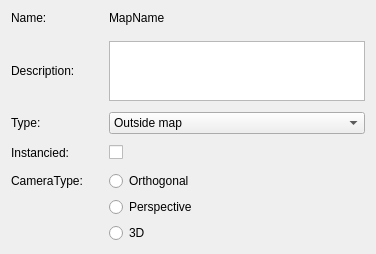
                 <widget class="QWidget" name="tab_mapinfo">
                  <attribute name="title">
                   <string>Info</string>
                  </attribute>
                  <layout class="QGridLayout" name="gridLayout_2">
                   <item row="0" column="0">
                    <widget class="QLabel" name="label_mapname_t">
                     <property name="text">
                      <string>Name:</string>
                     </property>
                    </widget>
                   </item>
                   <item row="0" column="2">
                    <widget class="QLabel" name="label_mapname">
                     <property name="text">
                      <string>MapName</string>
                     </property>
                    </widget>
                   </item>
                   <item row="2" column="0">
                    <widget class="QLabel" name="label_mapdescription">
                     <property name="text">
                      <string>Description:</string>
                     </property>
                    </widget>
                   </item>
                   <item row="2" column="2">
                    <widget class="QTextEdit" name="textEdit_map_description">
                     <property name="maximumSize">
                      <size>
                       <width>16777215</width>
                       <height>60</height>
                      </size>
                     </property>
                    </widget>
                   </item>
                   <item row="4" column="0">
                    <widget class="QLabel" name="label_mapType">
                     <property name="text">
                      <string>Type:</string>
                     </property>
                    </widget>
                   </item>
                   <item row="4" column="2">
                    <widget class="QComboBox" name="comboBox_maptype">
                     <item>
                      <property name="text">
                       <string>Outside map</string>
                      </property>
                      <property name="icon">
                       <iconset resource="editor.qrc">
                        <normaloff>:/Editor/Resources/icons/PNG/onebit_16.png</normaloff>:/Editor/Resources/icons/PNG/onebit_16.png</iconset>
                      </property>
                     </item>
                     <item>
                      <property name="text">
                       <string>Inside map</string>
                      </property>
                      <property name="icon">
                       <iconset resource="editor.qrc">
                        <normaloff>:/Editor/Resources/icons/PNG/onebit_01.png</normaloff>:/Editor/Resources/icons/PNG/onebit_01.png</iconset>
                      </property>
                     </item>
                    </widget>
                   </item>
                   <item row="6" column="0">
                    <widget class="QLabel" name="label_mapinstancied">
                     <property name="text">
                      <string>Instancied:</string>
                     </property>
                    </widget>
                   </item>
                   <item row="6" column="2">
                    <widget class="QCheckBox" name="checkBox_map_instancied">
                     <property name="text">
                      <string/>
                     </property>
                    </widget>
                   </item>
                   <item row="8" column="0">
                    <widget class="QLabel" name="label_cameratype">
                     <property name="text">
                      <string>CameraType:</string>
                     </property>
                    </widget>
                   </item>
                   <item row="8" column="2">
                    <widget class="QRadioButton" name="radioButton_camtype_ortho">
                     <property name="text">
                      <string>Orthogonal</string>
                     </property>
                    </widget>
                   </item>
                   <item row="9" column="2">
                    <widget class="QRadioButton" name="radioButton_camtype_persp">
                     <property name="text">
                      <string>Perspective</string>
                     </property>
                    </widget>
                   </item>
                   <item row="10" column="2">
                    <widget class="QRadioButton" name="radioButton_camtype_3d">
                     <property name="text">
                      <string>3D</string>
                     </property>
                    </widget>
                   </item>
                   <item row="2" column="1">
                    <spacer name="horizontalSpacer_2">
                     <property name="orientation">
                      <enum>Qt::Horizontal</enum>
                     </property>
                     <property name="sizeType">
                      <enum>QSizePolicy::Fixed</enum>
                     </property>
                     <property name="sizeHint" stdset="0">
                      <size>
                       <width>20</width>
                       <height>20</height>
                      </size>
                     </property>
                    </spacer>
                   </item>
                   <item row="1" column="2">
                    <spacer name="verticalSpacer_3">
                     <property name="orientation">
                      <enum>Qt::Vertical</enum>
                     </property>
                     <property name="sizeType">
                      <enum>QSizePolicy::Fixed</enum>
                     </property>
                     <property name="sizeHint" stdset="0">
                      <size>
                       <width>20</width>
                       <height>10</height>
                      </size>
                     </property>
                    </spacer>
                   </item>
                   <item row="3" column="2">
                    <spacer name="verticalSpacer_5">
                     <property name="orientation">
                      <enum>Qt::Vertical</enum>
                     </property>
                     <property name="sizeType">
                      <enum>QSizePolicy::Fixed</enum>
                     </property>
                     <property name="sizeHint" stdset="0">
                      <size>
                       <width>20</width>
                       <height>5</height>
                      </size>
                     </property>
                    </spacer>
                   </item>
                   <item row="5" column="2">
                    <spacer name="verticalSpacer_6">
                     <property name="orientation">
                      <enum>Qt::Vertical</enum>
                     </property>
                     <property name="sizeType">
                      <enum>QSizePolicy::Fixed</enum>
                     </property>
                     <property name="sizeHint" stdset="0">
                      <size>
                       <width>20</width>
                       <height>5</height>
                      </size>
                     </property>
                    </spacer>
                   </item>
                   <item row="7" column="2">
                    <spacer name="verticalSpacer_7">
                     <property name="orientation">
                      <enum>Qt::Vertical</enum>
                     </property>
                     <property name="sizeType">
                      <enum>QSizePolicy::Fixed</enum>
                     </property>
                     <property name="sizeHint" stdset="0">
                      <size>
                       <width>20</width>
                       <height>5</height>
                      </size>
                     </property>
                    </spacer>
                   </item>
                  </layout>
                 </widget>
